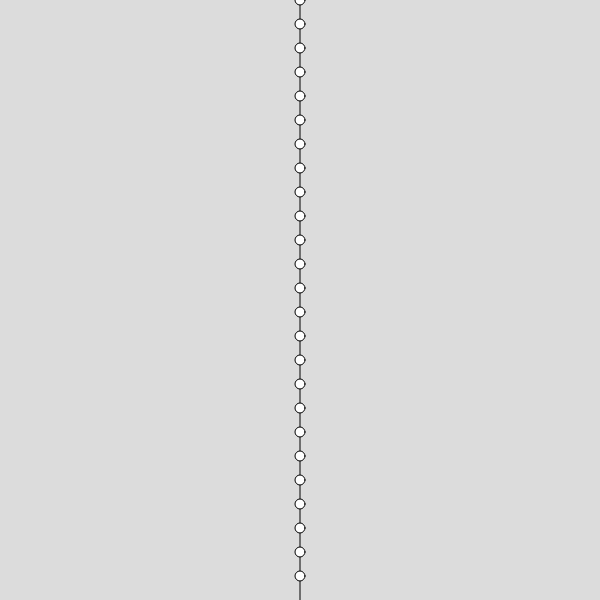
Frame 1 (no input)
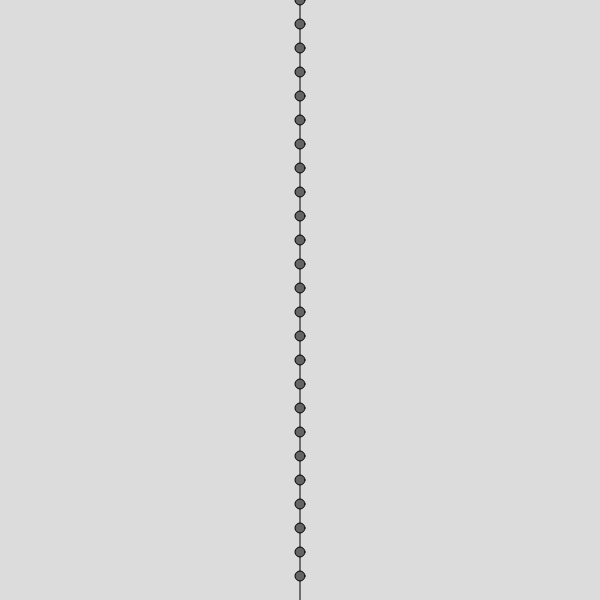
Frame 60 (no input)
Frame 120 (the mouse pressed at the canvas centre since frame 60): identical to frame 60, image omitted

The p5.js sketch that drew these frames (run headless with seeded random() and noise() and a simulated clock; from frame 60 on, the mouse is pressed at the canvas centre):

// p5.js sketch
// ── sketch.js


function setup() {
	createCanvas(600,600);  
}

function draw() {
	background(220);
line (300,0,300,600);
stroke(0);
var xUnit = width/20;
var yUnit = height/25;
for(var i=0; i<25; i++)
ellipse(300, yUnit *i, 10, 10);
fill(100);


}
